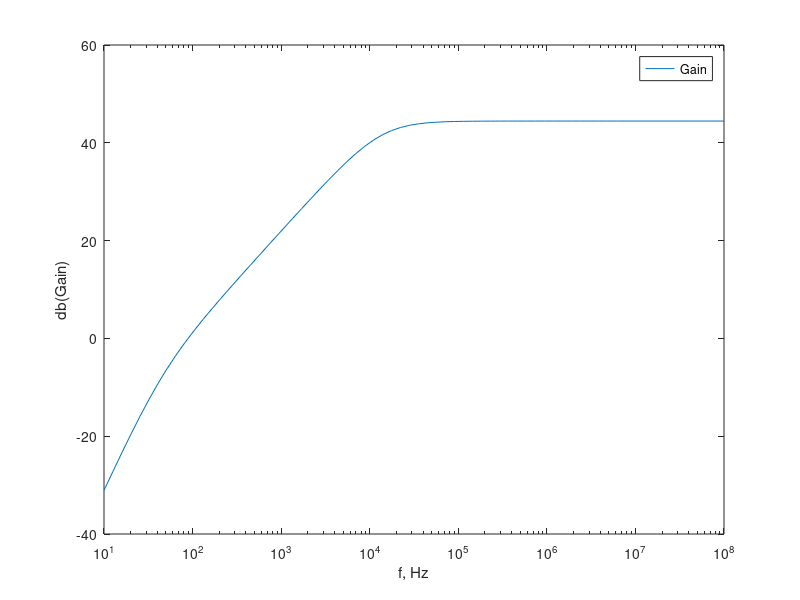
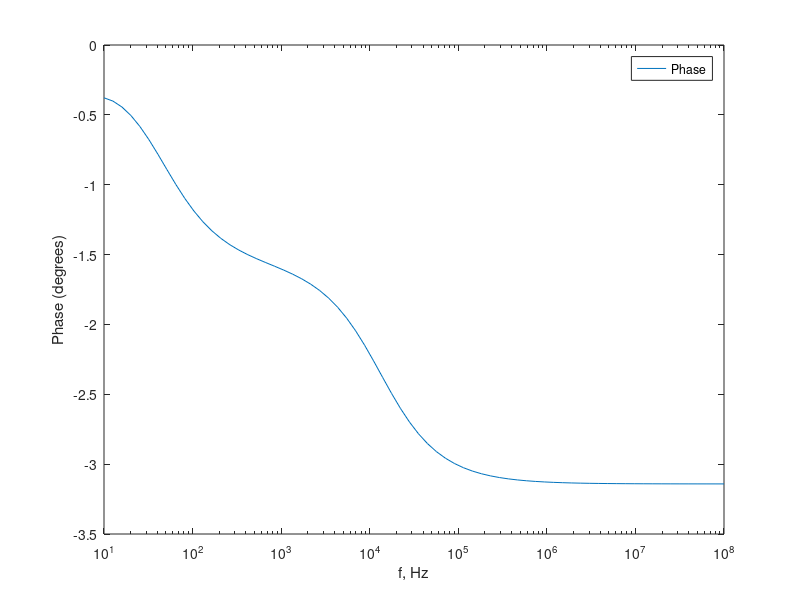

The MATLAB source for these figures, in order:
%%%%%%
%%
%%  Part-a-Part Analysis
%%
%%  We analyse seperatly the gain stage and the output stage, both DC and AC. 
%%  It is good because we can see the DC stuff (and the incremental constants) +
%%  we can see the output impedance of the gain and the input impedance of the 
%%  output stage (in order to compare them (good if Zoutgain << Zinout) and to 
%%  see if there is a direct link between any of the calculated impedances and 
%%  the ones of the full amplifier.
%%
%%  Also, the teacher gave us this one.
%%
%%%%%%

%%  Circuit Data

Vin   = 1;
Vout  = 1;
VCC   = 12;

RS    = 100;
RL    = 8;
RB1   = 80 *1e3;
RB2   = 20 *1e3;
RE1   = 100;
RE2   = 100;
RC1   = 1000;

CI    = 1  *1e-3;
CB    = 1  *1e-3;
CO    = 1  *1e-6;

f     = 100*1e3;
w     = 2*pi*f;

printf("VALUES_TAB \n")

printf("BJT        = %d  \n"    , 2           );
printf("\\#$R_S$   = %e  \n"    , RS          );
printf("\\#$R_L$   = %e  \n"    , RL          );
printf("\\#$R_1$   = %e  \n"    , RB1         );
printf("\\#$R_2$   = %e  \n"    , RB2         );
printf("\\#$R_E1$  = %e  \n"    , RE1         );
printf("\\#$R_C2$  = %e  \n"    , RC1         );
printf("\\#$R_OUT$ = %e  \n"    , RE2         );

printf("\\&$C_I$   = %e  \n"    , CI          );
printf("\\&$C_B$   = %e  \n"    , CB          );
printf("\\&$C_O$   = %e  \n"    , CO          );

TotalCost = (RB1+RB2+RC1+RE1+RE2)*1e-3 + (CB+CI+CO)*1e6 + 0.2;

printf("£Cost = %e  \n"         , TotalCost   );

printf("VALUES_END \n")


%%
%%  Gain Stage
%%

%%  Bijetor Data

VT    = 25e-3;
BFN   = 178.7;
VAFN  = 69.7;
VBEON = 0.7;

%%  DC Analysis

RB  = 1/(1/RB1+1/RB2);
VEQ = RB2/(RB1+RB2)*VCC;
IB1 = (VEQ-VBEON)/(RB+(1+BFN)*RE1);
IC1 = BFN*IB1;
IE1 = (1+BFN)*IB1;
VE1 = RE1*IE1;
VO1 = VCC-RC1*IC1;
VCE = VO1-VE1;

%%  Incremental Constants

gm1   = IC1/VT;
rpi1  = BFN/gm1;
ro1   = VAFN/IC1;

RSB=RB*RS/(RB+RS);

%%  AC Analysis

AV1 = RSB/RS * RC1*(RE1-gm1*rpi1*ro1)/((ro1+RC1+RE1)*(RSB+rpi1+RE1)+gm1*RE1*ro1*rpi1 - RE1^2)
AVI_DB = 20*log10(abs(AV1))
AV1simple = RB/(RB+RS) * gm1*RC1/(1+gm1*RE1)
AVIsimple_DB = 20*log10(abs(AV1simple))

% Altas frequências

RE1=0;
AV1 = RSB/RS * RC1*(RE1-gm1*rpi1*ro1)/((ro1+RC1+RE1)*(RSB+rpi1+RE1)+gm1*RE1*ro1*rpi1 - RE1^2)
AVI_DB = 20*log10(abs(AV1))
AV1simple =  - RSB/RS * gm1*RC1/(1+gm1*RE1)
AVIsimple_DB = 20*log10(abs(AV1simple))

% Back again

RE1 = 100;
ZI1 = 1/(1/RB1 + 1/RB2 + 1/rpi1)

ZO1 = 1/(1/ro1 + 1/RC1)

%%
%%  Output Stage
%%

%%  Bijector Data

BFP   = 227.3;
VAFP  = 37.2;
VEBON = 0.7;

%%  DC Analysis

VI2 = VO1
IE2 = (VCC-VEBON-VI2)/RE2
IC2 = BFP/(BFP+1)*IE2
VO2 = VCC - RE2*IE2

%%  Incremental Constants

gm2   = IC2/VT;
gpi2  = gm2/BFP;
go2   = IC2/VAFP;
ge2   = 1/RE2;

%%  AC Analysis

AV2 = gm2/(gm2+gpi2+go2+ge2)

ZI2 = (gm2+gpi2+go2+ge2)/gpi2/(gpi2+go2+ge2)

ZO2 = 1/(gm2+gpi2+go2+ge2)


GainParcial = 20*log10(abs(AV1*AV2))
%%%%%%
%%
%%  Full Analysis
%%
%%  We analyse the full circuit as one, in AC conditions, since the DC would be 
%%  the same as in the Part-a-Part analysis. 
%%  It is good because we can now predict the input and output impedances of the 
%%  amplifier, and draw conclusions.
%%  We do it by some method, probably Mesh Analysis (since we really want the 
%%  currents that pass thought the voltage sources, with the incremental models
%%  fueled by the DC data (for the incremental constants)
%%
%%%%%%

printf("values\n");
%%  Equations
ZS    = RS;
ZCI   = 1/(w*j*CI);
ZB    = 1/(1/RB1 + 1/RB2);

zpi1  = rpi1;
zo1   = ro1;

ZE1   = RE1;
ZCB   = 1/(w*j*CB);
ZE1CB = 1/(1/ZE1 + 1/ZCB);

ZC    = RC1;
zpi2  = 1/gpi2;
zo2   = 1/go2;
ZE2   = RE2;
Zo2E2 = 1/(1/zo2 + 1/ZE2);

ZCO   = 1/(w*j*CO);
ZL    = RL;

%%  Matrix

% Input Impedance

AI = [  ZCI + ZB  , -ZB               , 0   , 0               , 0           , 0     , 0     ; ...
        -ZB       , ZB + zpi1 + ZE1CB , 0   , -ZE1CB          , 0           , 0     , 0     ; ...
        0         , zpi1*gm1          , 1   , 0               , 0           , 0     , 0     ; ...
        0         , -ZE1CB            , -zo1, ZE1CB + zo1 + ZC, -ZC         , 0     , 0     ; ...
        0         , 0                 , 0   , -ZC             , zpi2+ZC     , Zo2E2 , -Zo2E2; ...
        0         , 0                 , 0   , 0               , -1-zpi2*gm2 , 1     , 0     ; ...
        0         , 0                 , 0   , 0               , 0           , 0     , 1     ];
        
BI = [  Vin       ; 0                 ; 0   ; 0               ; 0           ; 0     ; 0     ];

PI = AI\BI;

ZinputFull = Vin/PI(1)

% Output Impedance

AO = [  ZCI + ZB  , -ZB               , 0   , 0               , 0           , 0     , 0         ; ...
        -ZB       , ZB + zpi1 + ZE1CB , 0   , -ZE1CB          , 0           , 0     , 0         ; ...
        0         , zpi1*gm1          , 1   , 0               , 0           , 0     , 0         ; ...
        0         , -ZE1CB            , -zo1, ZE1CB + zo1 + ZC, -ZC         , 0     , 0         ; ...
        0         , 0                 , 0   , -ZC             , zpi2+ZC     , Zo2E2 , -Zo2E2    ; ...
        0         , 0                 , 0   , 0               , -1-zpi2*gm2 , 1     , 0         ; ...
        0         , 0                 , 0   , 0               , 0           , -Zo2E2, Zo2E2+ZCO];
        
BO = [  0         ; 0                 ; 0   ; 0               ; 0           ; 0     ; -Vout ];

PO = AO\BO;

ZoutputFull = Vin/(-PO(7))

% Normal Business

AG = [  ZS+ZCI+ZB , -ZB               , 0   , 0               , 0           , 0     , 0             ; ...
        -ZB       , ZB + zpi1 + ZE1CB , 0   , -ZE1CB          , 0           , 0     , 0             ; ...
        0         , zpi1*gm1          , 1   , 0               , 0           , 0     , 0             ; ...
        0         , -ZE1CB            , -zo1, ZE1CB + zo1 + ZC, -ZC         , 0     , 0             ; ...
        0         , 0                 , 0   , -ZC             , zpi2+ZC     , Zo2E2 , -Zo2E2        ; ...
        0         , 0                 , 0   , 0               , -1-zpi2*gm2 , 1     , 0             ; ...
        0         , 0                 , 0   , 0               , 0           , -Zo2E2, Zo2E2+ZCO+ZL ];
        
BG = [  Vin       ; 0                 ; 0   ; 0               ; 0           ; 0     ; 0     ];

PG = AG\BG;

GainFull = abs(PG(7)*ZL/Vin);

%%  Frequency Analysis

f         = logspace(1, 6+2, 10*(log10(100e6/10)));
w         = f*2*pi;
GainFreq  = w;
for c=1:size(w,2)
  
  ZCI   = 1/(w(c)*j*CI);
  ZE1   = RE1;
  ZCB   = 1/(w(c)*j*CB);
  ZE1CB = 1/(1/ZE1 + 1/ZCB);
  ZCO   = 1/(w(c)*j*CO);
  
  
  AG = [  ZS+ZCI+ZB , -ZB               , 0   , 0               , 0           , 0     , 0             ; ...
        -ZB       , ZB + zpi1 + ZE1CB , 0   , -ZE1CB          , 0           , 0     , 0             ; ...
        0         , zpi1*gm1          , 1   , 0               , 0           , 0     , 0             ; ...
        0         , -ZE1CB            , -zo1, ZE1CB + zo1 + ZC, -ZC         , 0     , 0             ; ...
        0         , 0                 , 0   , -ZC             , zpi2+ZC     , Zo2E2 , -Zo2E2        ; ...
        0         , 0                 , 0   , 0               , -1-zpi2*gm2 , 1     , 0             ; ...
        0         , 0                 , 0   , 0               , 0           , -Zo2E2, Zo2E2+ZCO+ZL ];
        
  BG = [  Vin       ; 0                 ; 0   ; 0               ; 0           ; 0     ; 0     ];

  PG = AG\BG;

  GainFreq(c) = PG(7)*ZL/Vin;
  
endfor


%%  Tabela DC

printf("MAT_DC_TAB \n")

printf("$V_{coll} - V_{base}$   = %e  \n", VO1-VE1);
printf("$V_{coll} - V_{0}$      = %e  \n", VO1    );

printf("MAT_DC_END \n")

%%  Tabela Impedance

printf("MAT_IMP_TAB \n")

printf("\\#$Z_{in-emitter}$    = %e  \n", ZI1                 );
printf("\\#$Z_{out-emitter}$   = %e  \n", ZO2                 );
printf("\\#$Z_{in-collector}$  = %e  \n", ZI1                 );
printf("\\#$Z_{out-collector}$ = %e  \n", ZO2                 );

printf("$Z_{in-collector}/$Z_{out-emitter}$ = %e  \n", ZI1/ZO2);

printf("\\#$Z_{in}$            = %e  \n", ZinputFull          );
printf("\\#$Z_{out}$           = %e  \n", ZoutputFull         );

printf("MAT_IMP_END \n")

%%  Tabela Gains

printf("MAT_GAIN_TAB \n")

printf("$Gain1 \\times Gain2$   = %e \n", AV1*AV2    );
printf("$Gain$   = %e  \n"              , GainFull   );

printf("MAT_GAIN_END \n")

%%  Gráficos db

hf_PASSO1 = figure ();
semilogx(f, 20*log10(abs(GainFreq)));
hold on;
xlabel ("f, Hz");
ylabel ("db(Gain)");
legend("Gain", "location", "northeast");
print (hf_PASSO1, "MAT_AB_AMP.eps", "-depsc");
hold off;

hf_PASSO2 = figure ();
semilogx(f, angle(GainFreq));
hold on;
xlabel ("f, Hz");
ylabel ("Phase (degrees)");
legend("Phase", "location", "northeast");
print (hf_PASSO2, "MAT_AB_PH.eps", "-depsc");
hold off;
